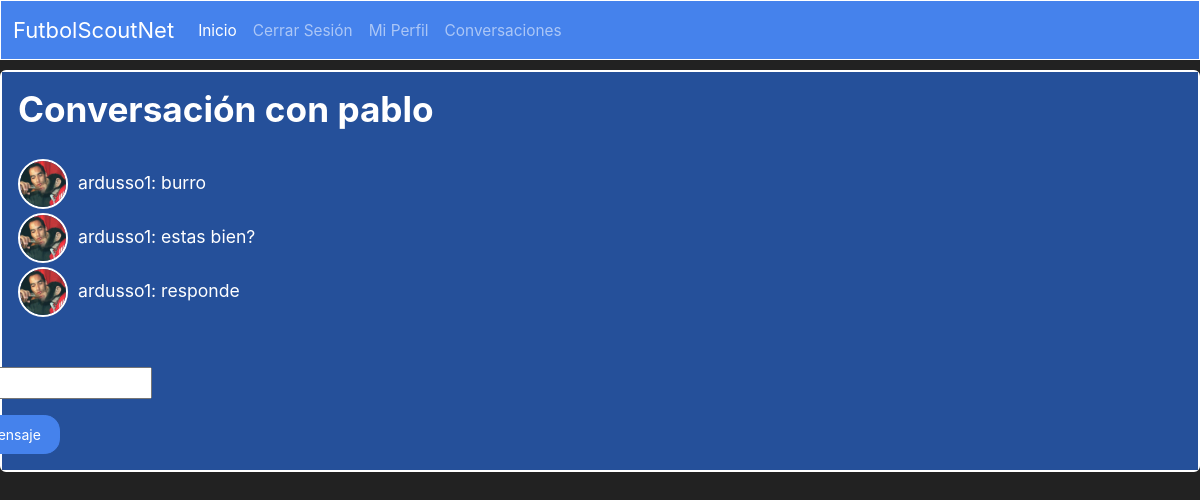
/mensajes/pablo/ (signed in), run on an earlier commit of the app's database.
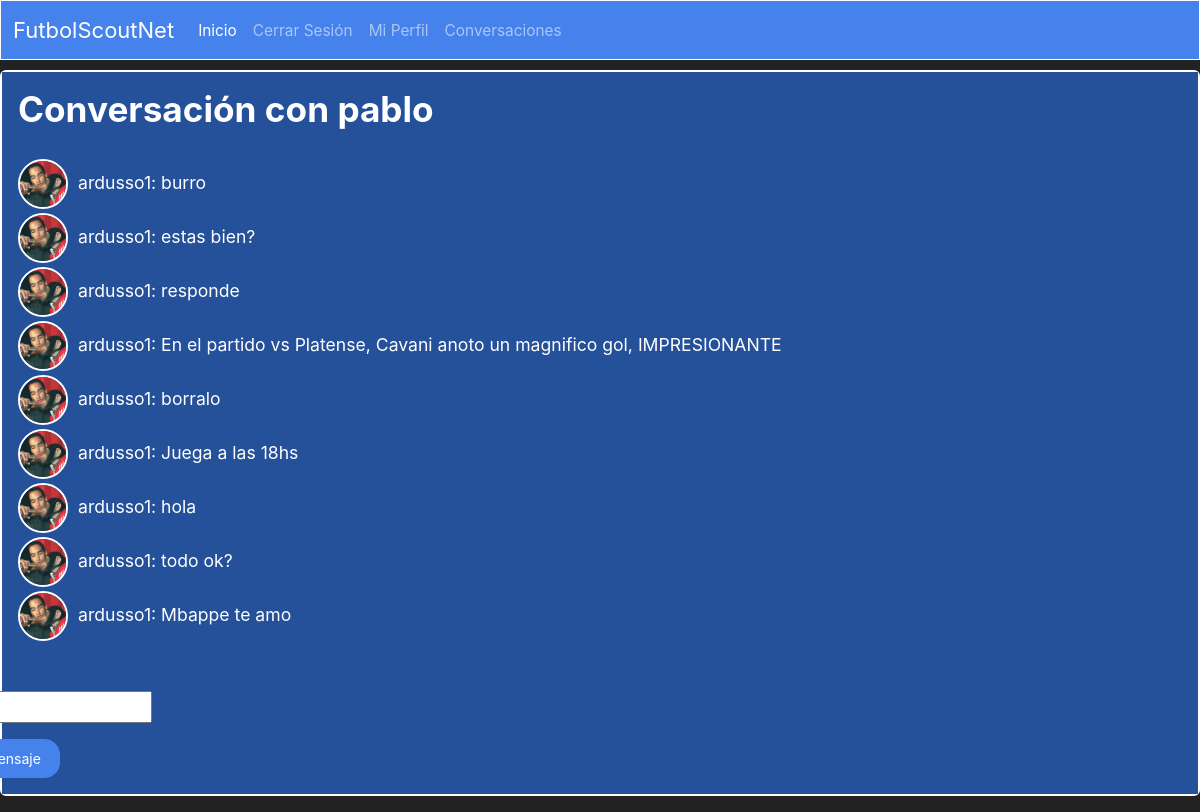
And on a later commit of the database.
### sitio/models.py (models this page shows, shortened)
class Conversacion(models.Model):
    emisor = models.ForeignKey(User, on_delete=models.CASCADE, related_name='conversaciones_uno', null=True, blank=True)
    destinatario = models.ForeignKey(User, on_delete=models.CASCADE, related_name='conversaciones_dos', null=True, blank=True)

class Mensaje(models.Model):
    user = models.ForeignKey(User, on_delete=models.CASCADE, related_name='mensajes', null=True, blank=True)
    conversacion = models.ForeignKey(Conversacion, on_delete=models.CASCADE, null=True, blank=True)
    texto = models.CharField(max_length=500)
    fecha = models.DateTimeField(default=timezone.now)

class Profile(models.Model):
    user = models.OneToOneField(User, on_delete=models.CASCADE, null=True, blank=True)
    image = models.ImageField(upload_to="Profiles_Images", default='user.png')
    posicion = models.ForeignKey(Posicion, on_delete=models.CASCADE, null=True, blank=True)
    nivel = models.ForeignKey(Nivel, on_delete=models.CASCADE, null=True, blank=True)
    edad = models.IntegerField(null=True, blank=True)

### sitio/views.py (the view)
# urls.py: path('mensajes/<str:username>/', views.mensajes, name='mensajes'),
@login_required
def mensajes(request, username):
    conversacion = Conversacion.objects.filter(
        Q(emisor=request.user, destinatario__username=username) |
        Q(destinatario=request.user, emisor__username=username)
    ).first()
    if conversacion is None:
        conversacion = Conversacion.objects.create(
            emisor=request.user,
            destinatario=get_object_or_404(User, username=username)
        )
    mensajes = Mensaje.objects.filter(conversacion=conversacion)
    if request.method == 'POST':
        form = MensajeForm(request.POST)
        if form.is_valid():
            nuevo_mensaje = form.save(commit=False)
            nuevo_mensaje.user = request.user
            nuevo_mensaje.conversacion = conversacion
            nuevo_mensaje.save()
            return redirect('mensajes', username=username)
    else:
        form = MensajeForm()
    return render(request, 'mensajes.html', {'conversacion': conversacion, 'mensajes': mensajes, 'form': form})

### sitio/forms.py
class MensajeForm(forms.ModelForm):
    class Meta:
        model = Mensaje
        fields = ['texto']
        labels = {
            'texto': 'Mensaje',
        }

### sitio/templates/mensajes.html (shortened to what this page needs)
{% extends 'layout.html' %}
{% block contenido %}
  {% if conversacion %}
    <div class="card text-white bg-primary mb-3" style="max-width: 100rem; border: 2px solid white;">
        <div class="card-body" style="display: flex; flex-direction: column; gap: 20px; background-color: #25509a;">
            {% if conversacion.emisor == request.user %}
                <h2>Conversación con {{ conversacion.destinatario }}</h2>
            {% else %}
                <h2> Conversacion con {{ conversacion.emisor }} </h2>
            {% endif %}
            <ul style="list-style: none; padding: 0; margin: 0;">
                {% for mensaje in mensajes %}
                    <li style="display: flex; align-items: center;">
                        <img class="rounded-circle" style="width: 50px; height: 50px; object-fit: cover; border: 2px solid white; margin-right: 10px;" src="{{mensaje.user.profile.image.url}}">
                        <span>{{ mensaje.user.username }}: {{ mensaje.texto }}</span>
                    </li>
                {% endfor %}
            </ul>
            {% if conversacion.emisor == request.user %}
                <form method="post" action="{% url 'mensajes' username=conversacion.destinatario.username %}" style="align-self: flex-end; margin-right: 1030px;">
                    {{ form.as_p }}
                    <button type="submit" class="btn btn-primary">Enviar mensaje</button>
                </form>
            {% else %}
                <form method="post" action="{% url 'mensajes' username=conversacion.emisor.username %}" style="align-self: flex-end; margin-right: 1030px;">
                    {% csrf_token %}
                    {{ form.as_p }}
                    <button type="submit" class="btn btn-primary">Enviar mensaje</button>
                </form>
            {% endif %}
        </div>
    </div>
  {% else %}
    <p>No hay conversación disponible.</p>
  {% endif %}
{% endblock %}

### sitio/templates/layout.html (shortened to what this page needs)
{% extends 'base.html' %}
{% load static %}
{% block content %}
<body>
    <nav class="navbar navbar-expand-lg bg-primary" data-bs-theme="dark" style="border: 1px solid white;">
      <div class="container-fluid">
        <a class="navbar-brand">FutbolScoutNet</a>
        <div class="collapse navbar-collapse" id="navbarColor02">
          <ul class="navbar-nav me-auto">
            <li class="nav-item">
              <a class="nav-link active" href="/home">Inicio
              </a>
            </li>
            {% if user.is_authenticated %}
              <li class="nav-item">
                  <a class="nav-link" href="/accounts/logout/">Cerrar Sesión</a>
              </li>
              <li class="nav-item">
                  <a class="nav-link" href="/profile/{{request.user.username}}">Mi Perfil</a>
              </li>
              <li class="nav-item">
                  <a class="nav-link" href="/conversaciones">Conversaciones</a>
              </li>
            {% endif %}
          </ul>
        </div>
      </div>
    </nav>
    {% block contenido %}
    {% endblock %}
</body>
{% endblock %}

### templates/base.html (shortened to what this page needs)
{% load static %}
<!DOCTYPE html>
<html>
<head>
  <link rel="stylesheet" href="https://bootswatch.com/5/litera/bootstrap.css" />
</head>
<body>
  {% block content %}
  {% endblock %}
</body>
</html>

### templates/base.html (style rules this page uses)
body { background-color: #222; color: white; }

What changed in the data, as far as the page shows it:
added Mensaje: user.profile.image (picture), user.username "ardusso1", texto "En el partido vs Platense, Cavani anoto un magnifico gol, IMPRESIONANTE"
added Mensaje: user.profile.image (picture), user.username "ardusso1", texto "borralo"
added Mensaje: user.profile.image (picture), user.username "ardusso1", texto "Juega a las 18hs"
added Mensaje: user.profile.image (picture), user.username "ardusso1", texto "hola"
added Mensaje: user.profile.image (picture), user.username "ardusso1", texto "todo ok?"
added Mensaje: user.profile.image (picture), user.username "ardusso1", texto "Mbappe te amo"
